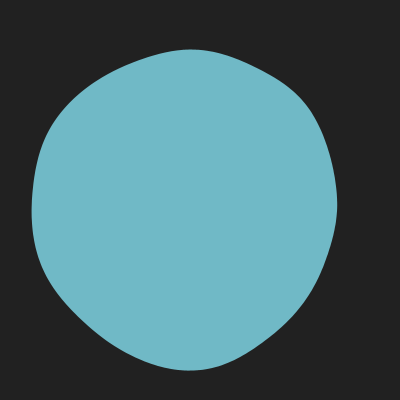
Frame 1 (no input)
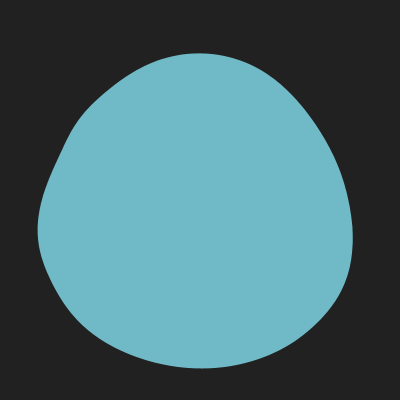
Frame 60 (the mouse pressed at the canvas centre just before this capture)
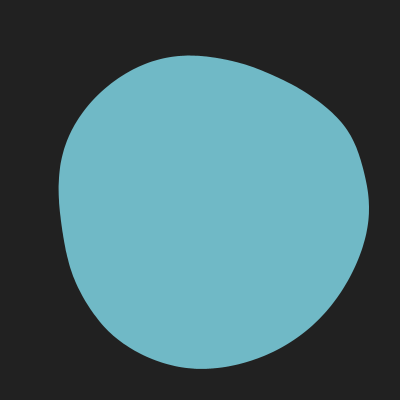
Frame 120 (the mouse held since frame 60 and released just before this capture)

The Processing sketch that drew these frames (run headless with seeded random() and noise(); from frame 60 on, the mouse is pressed at the canvas centre):

// Processing sketch: build
// ── build.pde
// Polar Perlin Noise Loop : step_01

float noiseMax = 0.5;
float xphase = 0;
float yphase = 0;
color c = #70b9c6;
void setup() {
  size(400, 400);
  // println(hex(c));

}

void draw() {
  background(33);
  translate(width/2, height/2);
  // stroke(255);
  noStroke();
  fill(c);
  //  noFill();
  beginShape();
  for (float a = 0; a<TWO_PI; a+=0.02){
    float xoff = map(cos(a + xphase), -1, 1, 0, noiseMax);
    float yoff = map(sin(a + yphase), -1, 1, 0, noiseMax);
    float r = map(noise(xoff, yoff), 0, 1, 100, 200);
    float x = r * cos(a);
    float y = r * sin(a);
    vertex(x, y);
    // noiseMax += 0.001;
  }

  endShape(CLOSE);
  // noLoop();
  xphase += 0.02;
  yphase += 0.005;
}
